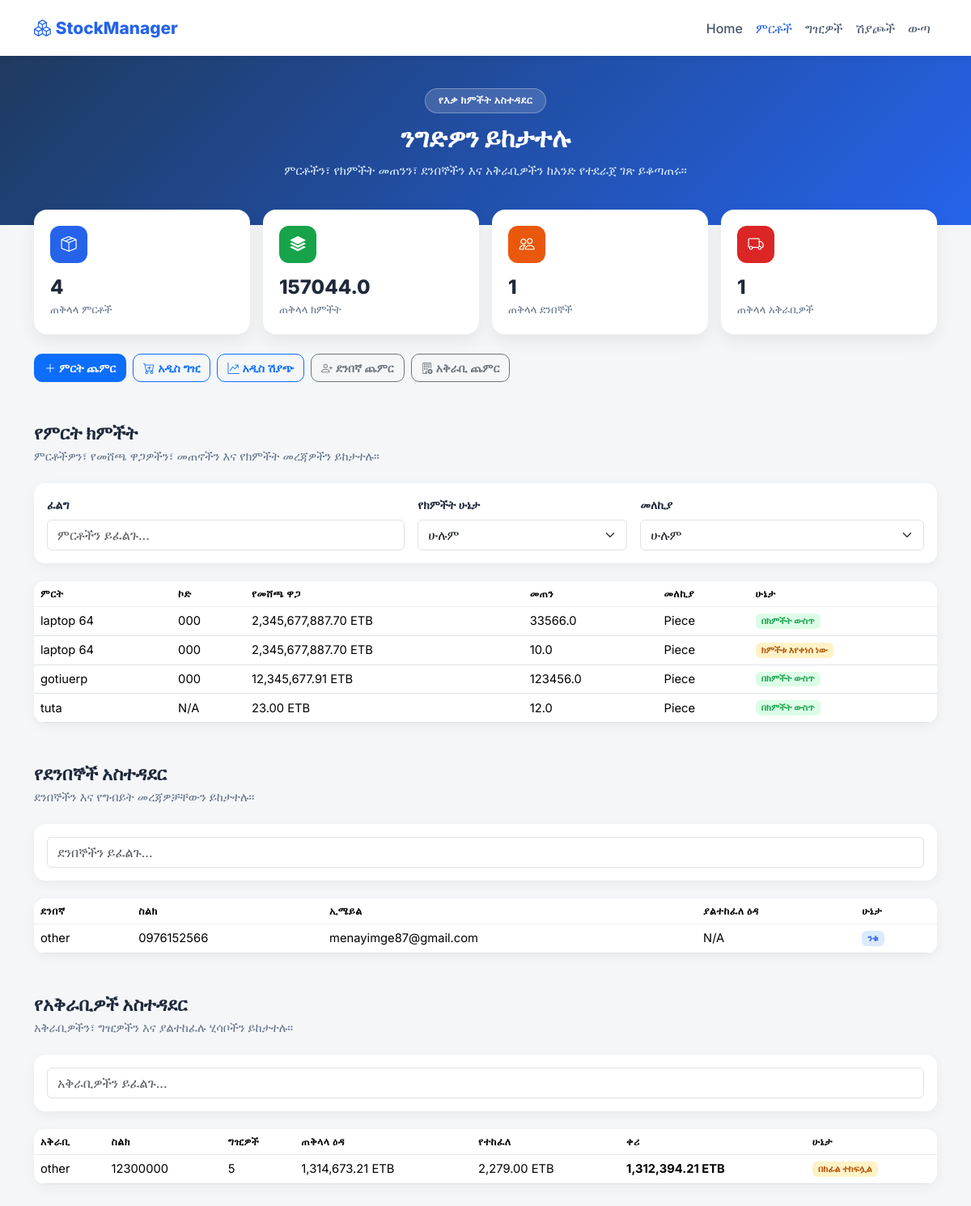
The page /track (signed in) on the database as committed earlier.
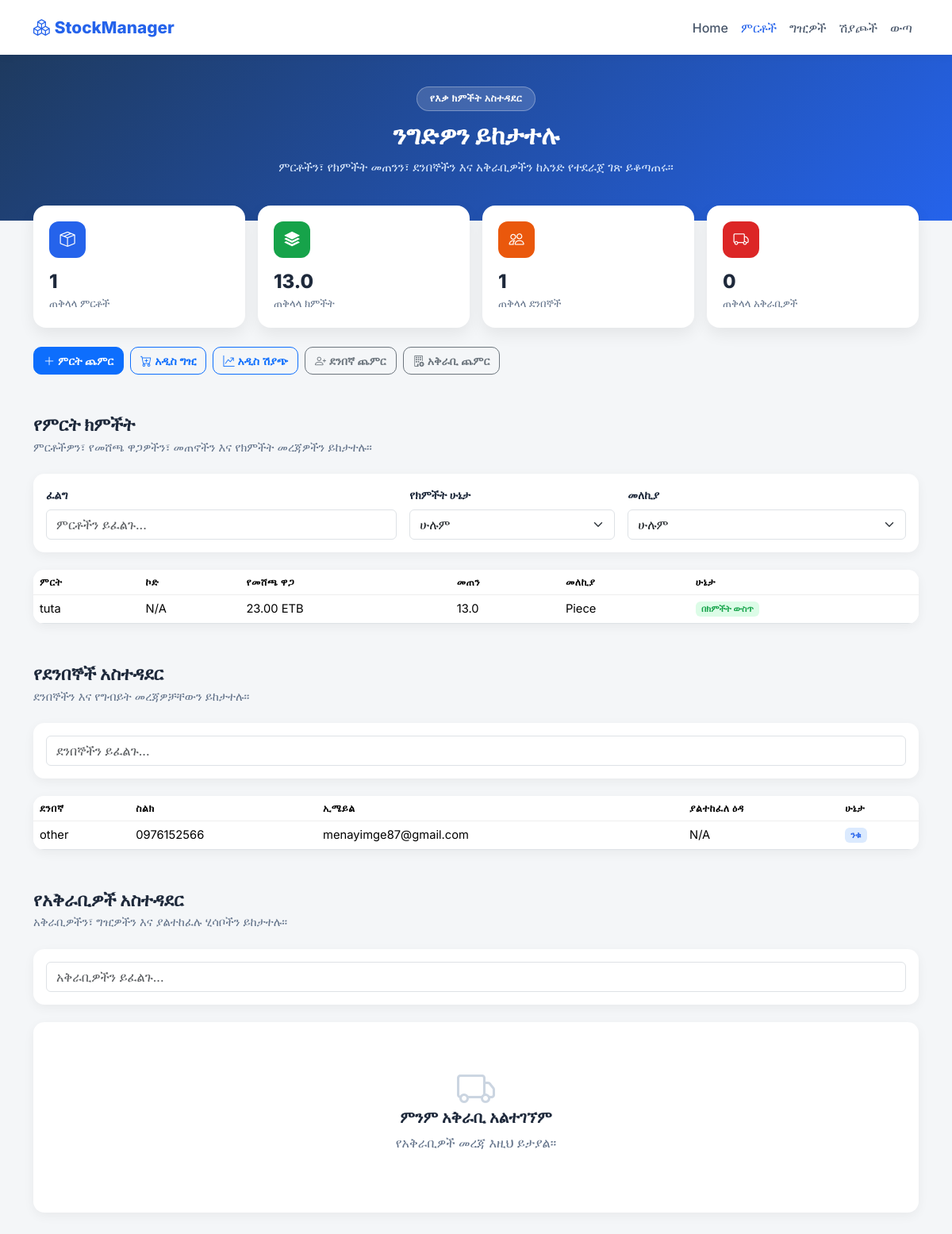
The same page on the database as committed later.
### main.py (models this page shows)
class Product(db.Model):
    id = db.Column(db.Integer, primary_key=True)
    user_id = db.Column(
        db.Integer,
        db.ForeignKey("users.id"),
        nullable=True
    )
    name = db.Column(db.String(100))
    stock_code = db.Column(db.String(50))
    measurement = db.Column(db.String(20))
    current_quantity = db.Column(db.Float, default=0)
    unit_price = db.Column(db.Float)
    purchases = db.relationship('Purchase', backref='product')
    sales = db.relationship('Sale', backref='product')

class Customer(db.Model):
    id = db.Column(db.Integer, primary_key=True)
    name = db.Column(db.String(100),unique=True, nullable=False)
    user_id = db.Column(
        db.Integer,
        db.ForeignKey("users.id"),
        nullable=True
    )
    phone = db.Column(db.String(20))
    email = db.Column(db.String(100))
    balance_owed = db.Column(db.Float, default=0.0)

class Supplier(db.Model):
    id = db.Column(db.Integer, primary_key=True)
    user_id = db.Column(
        db.Integer,
        db.ForeignKey("users.id"),
        nullable=True
    )
    name = db.Column(db.String(100), nullable=False)
    phone = db.Column(db.String(20))
    email = db.Column(db.String(100))
    balance_owed = db.Column(db.Float, default=0.0)
    purchases = db.relationship('Purchase', backref='supplier')

### main.py (the view)
@app.route("/track")
@login_required
def track():
    products = Product.query.all()
    customers = Customer.query.all()
    suppliers = Supplier.query.all()
    supplier_list = []
    for s in suppliers:
        purchases = Purchase.query.filter_by(supplier_id=s.id).all()
        total_debt = sum(p.debt for p in purchases)
        payments = SupplierPayment.query.filter_by(supplier_id=s.id).all()
        total_paid = sum(p.amount for p in payments)
        s.purchase_count = len(purchases)
        s.total_debt = total_debt
        s.total_paid = total_paid
        s.remaining_debt = total_debt - total_paid
        supplier_list.append(s)
    return render_template(
        "track.html",
        products=products,
        customers=customers,
        suppliers=supplier_list, user_id=current_user.id
    )

### main.py (called while the page is built)
@login_manager.user_loader
@login_manager.user_loader
def load_user(user_id):
    if user_id == 'None' or user_id is None:  # ✅ handle bad cookie!
        return None
    return User.query.get(int(user_id))

### templates/track.html (shortened to what the changed rows need)
<!DOCTYPE html>
<html lang="am">
<head>
<link href="https://cdn.jsdelivr.net/npm/bootstrap@5.3.3/dist/css/bootstrap.min.css" rel="stylesheet">
<link rel="stylesheet" href="https://cdn.jsdelivr.net/npm/bootstrap-icons@1.11.3/font/bootstrap-icons.min.css">
</head>
<body>
<section class="hero">
    <div class="container">
        <h1>ንግድዎን ይከታተሉ</h1>
    </div>
</section>
<div class="container summary-wrap mb-4">
    <div class="row g-3">
        <div class="col-6 col-md-3">
            <div class="summary-card">
                <div class="summary-icon icon-blue">
                    <i class="bi bi-box-seam"></i>
                </div>
                <div class="summary-value">
                    {{ products|length }}
                </div>
                <div class="summary-label">
                    ጠቅላላ ምርቶች
                </div>
            </div>
        </div>
        <div class="col-6 col-md-3">
            <div class="summary-card">
                <div class="summary-icon icon-green">
                    <i class="bi bi-stack"></i>
                </div>
                <div class="summary-value">
                    {{ products|sum(attribute='current_quantity') if products else 0 }}
                </div>
                <div class="summary-label">
                    ጠቅላላ ክምችት
                </div>
            </div>
        </div>
        <div class="col-6 col-md-3">
            <div class="summary-card">
                <div class="summary-icon icon-red">
                    <i class="bi bi-truck"></i>
                </div>
                <div class="summary-value">
                    {{ suppliers|length }}
                </div>
                <div class="summary-label">
                    ጠቅላላ አቅራቢዎች
                </div>
            </div>
        </div>
    </div>
</div>
<div class="container section-block">
    <h2 class="section-title">የምርት ክምችት</h2>
    {% if products %}
    <div class="table-card">
        <div class="table-responsive">
            <table class="table mb-0">
                <thead>
                    <tr>
                        <th>ምርት</th>
                        <th>ኮድ</th>
                        <th>የመሸጫ ዋጋ</th>
                        <th>መጠን</th>
                        <th>መለኪያ</th>
                        <th>ሁኔታ</th>
                    </tr>
                </thead>
                <tbody>
                    {% for product in products %}
                    <tr class="product-row clickable-row"
                        data-status="{{ 'instock' if product.current_quantity > 10 else ('lowstock' if product.current_quantity > 0 else 'outstock') }}"
                        data-measurement="{{ product.measurement|lower if product.measurement else '' }}"
                        data-search="{{ product.name|lower }} {{ product.stock_code|lower if product.stock_code else '' }} {{ product.measurement|lower if product.measurement else '' }}"
                        onclick='openProductAction(
                            {{ product.id }},
                            {{ product.name|tojson }},
                            {{ (product.stock_code or "N/A")|tojson }},
                            {{ ("%.2f"|format(product.unit_price))|tojson }},
                            {{ product.current_quantity|tojson }},
                            {{ (product.measurement or "N/A")|tojson }}
                        )'>
                        <td>{{ product.name }}</td>
                        <td>
                            {{ product.stock_code if product.stock_code else 'N/A' }}
                        </td>
                        <td>
                            {{ "{:,.2f}".format(product.unit_price) }} ETB
                        </td>
                        <td>{{ product.current_quantity }}</td>
                        <td>
                            {{ product.measurement if product.measurement else 'N/A' }}
                        </td>
                        <td>
                            {% if product.current_quantity > 10 %}
                            <span class="badge badge-instock">
                                በክምችት ውስጥ
                            </span>
                            {% elif product.current_quantity > 0 %}
                            <span class="badge badge-lowstock">
                                ክምችቱ እየቀነሰ ነው
                            </span>
                            {% else %}
                            <span class="badge badge-outstock">
                                ከክምችት ውጭ
                            </span>
                            {% endif %}
                        </td>
                    </tr>
                    {% endfor %}
                </tbody>
            </table>
        </div>
    </div>
    {% else %}
    <div class="empty-state">
        <i class="bi bi-box"></i>
        <h5>ምንም ምርት አልተገኘም</h5>
        <p>ምርቶችዎ እዚህ ይታያሉ።</p>
    </div>
    {% endif %}
</div>
<div class="container section-block">
    <h2 class="section-title">የደንበኞች አስተዳደር</h2>
    {% if customers %}
    <div class="table-card">
        <div class="table-responsive">
            <table class="table mb-0">
                <thead>
                    <tr>
                        <th>ደንበኛ</th>
                        <th>ስልክ</th>
                        <th>ኢሜይል</th>
                        <th>ያልተከፈለ ዕዳ</th>
                        <th>ሁኔታ</th>
                    </tr>
                </thead>
                <tbody>
                    {% for customer in customers %}
                    <tr class="customer-row clickable-row"
                        data-search="{{ customer.name|lower }} {{ customer.phone if customer.phone else '' }}"
                        onclick='openCustomerAction(
                            {{ customer.id }},
                            {{ customer.name|tojson }},
                            {{ (customer.phone or "N/A")|tojson }}
                        )'>
                        <td>{{ customer.name }}</td>
                        <td>
                            {{ customer.phone if customer.phone else 'N/A' }}
                        </td>
                        <td>
                            {{ customer.email if customer.email else 'N/A' }}
                        </td>
                        <td>
                            {% if customer.debt is defined %}
                            <span class="{{ 'debt-text' if customer.debt > 0 else '' }}">
                                {{ "{:,.2f}".format(customer.debt) }} ETB
                            </span>
                            {% else %}
                            N/A
                            {% endif %}
                        </td>
                        <td>
                            {% if customer.debt is defined %}
                                {% if customer.debt == 0 %}
                                <span class="badge badge-status-paid">
                                    ተከፍሏል
                                </span>
                                {% elif customer.debt > 0 and customer.paid_amount is defined and customer.paid_amount > 0 %}
                                <span class="badge badge-status-partial">
                                    በከፊል ተከፍሏል
                                </span>
                                {% else %}
                                <span class="badge badge-status-unpaid">
                                    ያልተከፈለ
                                </span>
                                {% endif %}
                            {% else %}
                            <span class="badge badge-active">
                                ንቁ
                            </span>
                            {% endif %}
                        </td>
                    </tr>
                    {% endfor %}
                </tbody>
            </table>
        </div>
    </div>
    {% else %}
    <div class="empty-state">
        <i class="bi bi-people"></i>
        <h5>ምንም ደንበኛ አልተገኘም</h5>
        <p>የደንበኞች መረጃ እዚህ ይታያል።</p>
    </div>
    {% endif %}
</div>
<div class="container section-block mb-5">
    <h2 class="section-title">የአቅራቢዎች አስተዳደር</h2>
    {% if suppliers %}
    <div class="table-card">
        <div class="table-responsive">
            <table class="table mb-0">
                <thead>
                    <tr>
                        <th>አቅራቢ</th>
                        <th>ስልክ</th>
                        <th>ግዢዎች</th>
                        <th>ጠቅላላ ዕዳ</th>
                        <th>የተከፈለ</th>
                        <th>ቀሪ</th>
                        <th>ሁኔታ</th>
                    </tr>
                </thead>
                <tbody>
                    {% for supplier in suppliers %}
                    <tr class="supplier-row clickable-row"
                        data-search="{{ supplier.name|lower }} {{ supplier.phone if supplier.phone else '' }}"
                        onclick='openSupplierAction(
                            {{ supplier.id }},
                            {{ supplier.name|tojson }},
                            {{ (supplier.phone or "N/A")|tojson }}
                        )'>
                        <td>{{ supplier.name }}</td>
                        <td>
                            {{ supplier.phone if supplier.phone else 'N/A' }}
                        </td>
                        <td>
                            {{ supplier.purchase_count if supplier.purchase_count is defined else 'N/A' }}
                        </td>
                        <td>
                            {{ "{:,.2f}".format(supplier.total_debt) if supplier.total_debt is defined else 'N/A' }} ETB
                        </td>
                        <td>
                            {{ "{:,.2f}".format(supplier.total_paid) if supplier.total_paid is defined else 'N/A' }} ETB
                        </td>
                        <td class="debt-text">
                            {{ "{:,.2f}".format(supplier.remaining_debt) if supplier.remaining_debt is defined else 'N/A' }} ETB
                        </td>
                        <td>
                            {% if supplier.remaining_debt is defined %}
                                {% if supplier.remaining_debt == 0 %}
                                <span class="badge badge-status-paid">
                                    ተከፍሏል
                                </span>
                                {% elif supplier.total_paid is defined and supplier.total_paid > 0 %}
                                <span class="badge badge-status-partial">
                                    በከፊል ተከፍሏል
                                </span>
                                {% else %}
                                <span class="badge badge-status-unpaid">
                                    ያልተከፈለ
                                </span>
                                {% endif %}
                            {% else %}
                            N/A
                            {% endif %}
                        </td>
                    </tr>
                    {% endfor %}
                </tbody>
            </table>
        </div>
    </div>
    {% else %}
    <div class="empty-state">
        <i class="bi bi-truck"></i>
        <h5>ምንም አቅራቢ አልተገኘም</h5>
        <p>የአቅራቢዎች መረጃ እዚህ ይታያል።</p>
    </div>
    {% endif %}
</div>
</body>
</html>

Rows that differ between the two databases and show on the page:
removed Product: name "laptop 64", stock_code "000", unit_price "2,345,677,887.70", current_quantity "33566.0", measurement "Piece", shows "በክምችት ውስጥ"
removed Product: name "laptop 64", stock_code "000", unit_price "2,345,677,887.70", current_quantity "10.0", measurement "Piece", shows "ክምችቱ እየቀነሰ ነው"
removed Product: name "gotiuerp", stock_code "000", unit_price "12,345,677.91", current_quantity "123456.0", measurement "Piece", shows "በክምችት ውስጥ"
removed Supplier: name "other", phone "12300000", purchase_count "5", total_debt "1,314,673.21", total_paid "2,279.00", remaining_debt "1,312,394.21"
changed Product "tuta": current_quantity "12.0" → "13.0"
Other text that changed with them:
{{ products|length }}: "4" → "1"
{{ products|sum(attribute='current_quantity') if products else 0 }}: "157044.0" → "13.0"
{{ suppliers|length }}: "1" → "0"
text no longer shown: "አቅራቢ ስልክ ግዢዎች ጠቅላላ ዕዳ የተከፈለ ቀሪ ሁኔታ"
text now shown: "ምንም አቅራቢ አልተገኘም የአቅራቢዎች መረጃ እዚህ ይታያል።"
